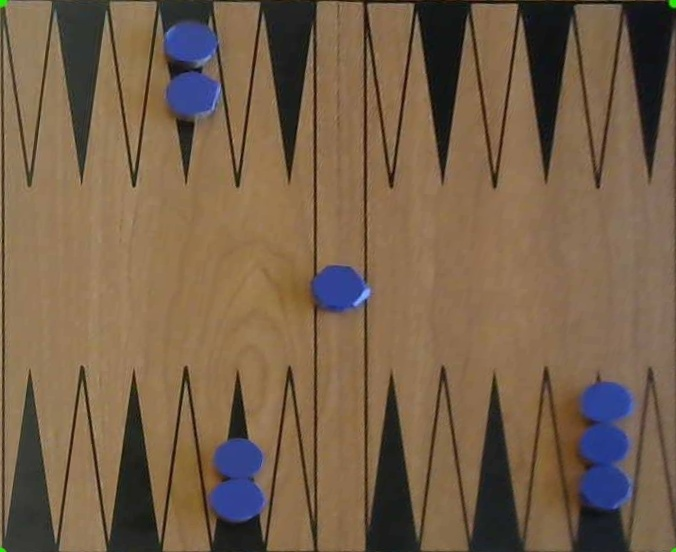
#> input picture Computer Vision/imageTest.jpg, 676 x 552 px, given in place of the camera
$ jupyter execute --allow-errors ColourPicker.ipynb
#> lines starting #> are read from the running program, lines starting #| are printed output that depends on the picture; after the words box and inside, x2 and y2 are one past the last pixel; in counts of white or black regions, pixels touching at a corner belong together
[cell 1]
import cv2
import numpy as np


cap = cv2.VideoCapture(0)

def nothing(x):
    pass
# Creating a window for later use
cv2.namedWindow('result',cv2.WINDOW_AUTOSIZE)

# Starting with 100's to prevent error while masking
h,s,v = 100,100,100
hm,sm,vm = 149,255,255

# Creating track bar
cv2.createTrackbar('h', 'result',0,179,nothing)
#> slider 'h' is set to 59
cv2.createTrackbar('s', 'result',0,255,nothing)
#> slider 's' is set to 85
cv2.createTrackbar('v', 'result',0,255,nothing)
#> slider 'v' is set to 85

#cv2.createTrackbar('hm', 'result',0,179,nothing)
#cv2.createTrackbar('sm', 'result',0,255,nothing)
#cv2.createTrackbar('vm', 'result',0,255,nothing)


while(1):

    _, frame = cap.read()
#> frame is the input picture: shape (552, 676, 3); mean B, G, R 74.3, 96.6, 118.6

    #converting to HSV
    hsv = cv2.cvtColor(frame,cv2.COLOR_BGR2HSV)
#> hsv: shape (552, 676, 3); mean H, S, V 25.4, 104, 122.3

    # get info from track bar and appy to result
    h = cv2.getTrackbarPos('h','result')
    s = cv2.getTrackbarPos('s','result')
    v = cv2.getTrackbarPos('v','result')

    #hm = cv2.getTrackbarPos('hm','result')
    #sm = cv2.getTrackbarPos('sm','result')
    #vm = cv2.getTrackbarPos('vm','result')


    # Normal masking algorithm
    lower_blue = np.array([h,s,v])
    upper_blue = np.array([179,255,255])

    mask = cv2.inRange(hsv,lower_blue, upper_blue)
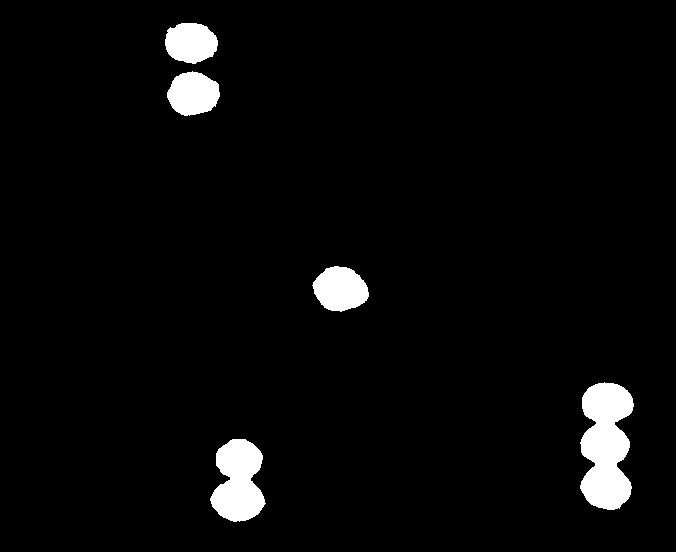
#> mask: shape (552, 676); 3.7% white; 5 white regions, box (x1, y1, x2, y2) and area: (580, 382, 634, 510) 5088, (210, 439, 266, 522) 3257, (312, 266, 369, 312) 1899, (167, 71, 220, 116) 1781, (165, 23, 218, 64) 1694

    result = cv2.bitwise_and(frame,frame,mask = mask)
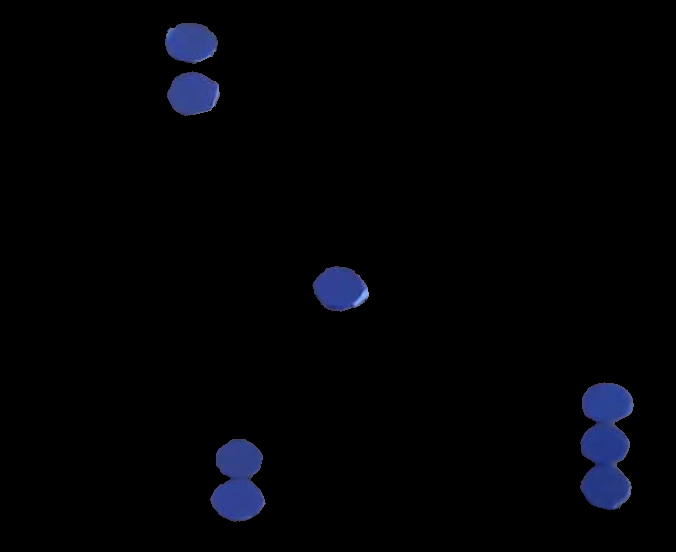
#> result: shape (552, 676, 3); mean B, G, R 5.1, 2.5, 2

    cv2.imshow('result',result)

    k = cv2.waitKey(5) & 0xFF
#> (key q is pressed here)
    if k == 27:
        break

cap.release()

cv2.destroyAllWindows()

[cell 2]
import cv2
import numpy as np

def nothing(x):
    pass

# Load image
image = cv2.imread('WhiteAndBlue.jpg')

# Create a window
cv2.namedWindow('image',cv2.WINDOW_AUTOSIZE)

# Create trackbars for color change
# Hue is from 0-179 for Opencv
cv2.createTrackbar('HMin', 'image', 0, 179, nothing)
#> slider 'HMin' is set to 35
cv2.createTrackbar('SMin', 'image', 0, 255, nothing)
#> slider 'SMin' is set to 51
cv2.createTrackbar('VMin', 'image', 0, 255, nothing)
#> slider 'VMin' is set to 51
cv2.createTrackbar('HMax', 'image', 0, 179, nothing)
#> slider 'HMax' is set to 179
cv2.createTrackbar('SMax', 'image', 0, 255, nothing)
#> slider 'SMax' is set to 255
cv2.createTrackbar('VMax', 'image', 0, 255, nothing)
#> slider 'VMax' is set to 255

$ run again, on Computer Vision/WIN_20200219_14_50_46_Pro.jpg
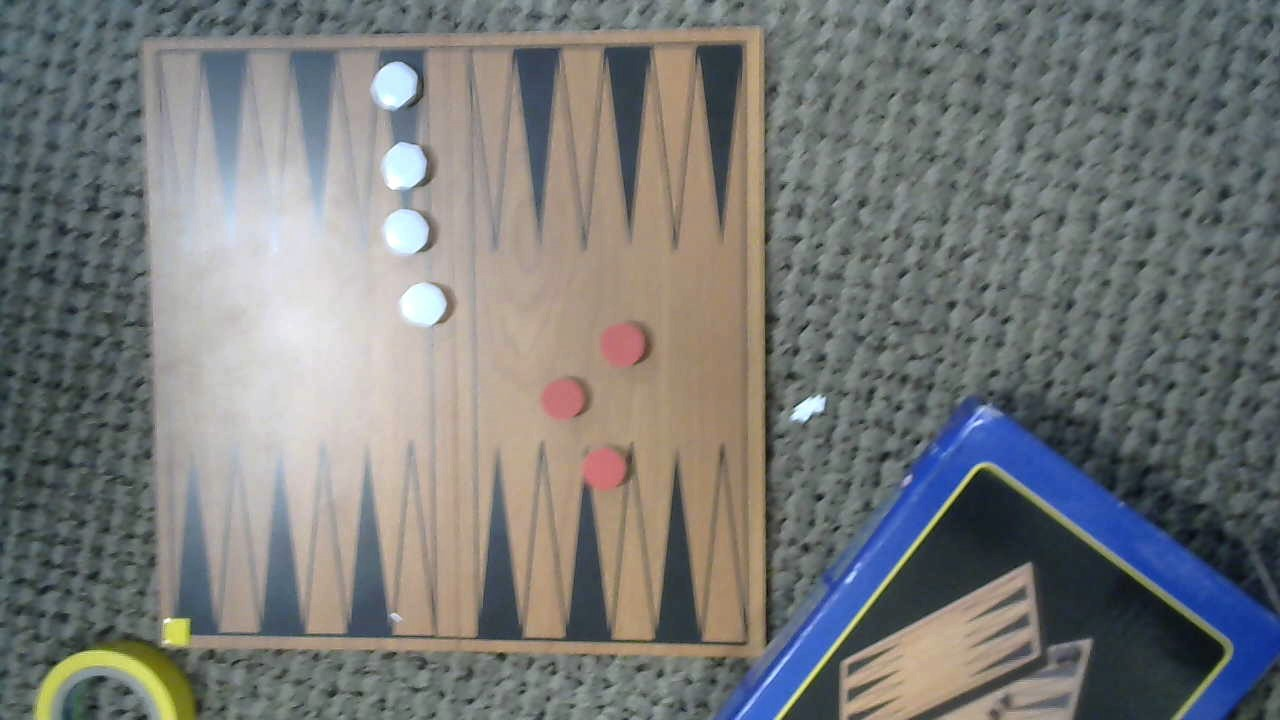
#> input picture Computer Vision/WIN_20200219_14_50_46_Pro.jpg, 1280 x 720 px, given in place of the camera
#> frame is the input picture: shape (720, 1280, 3); mean B, G, R 120.6, 121.7, 120
#> hsv: shape (720, 1280, 3); mean H, S, V 68.8, 44.2, 132.2
#> `mask = cv2.inRange(hsv,lower_blue, upper_blue)`:
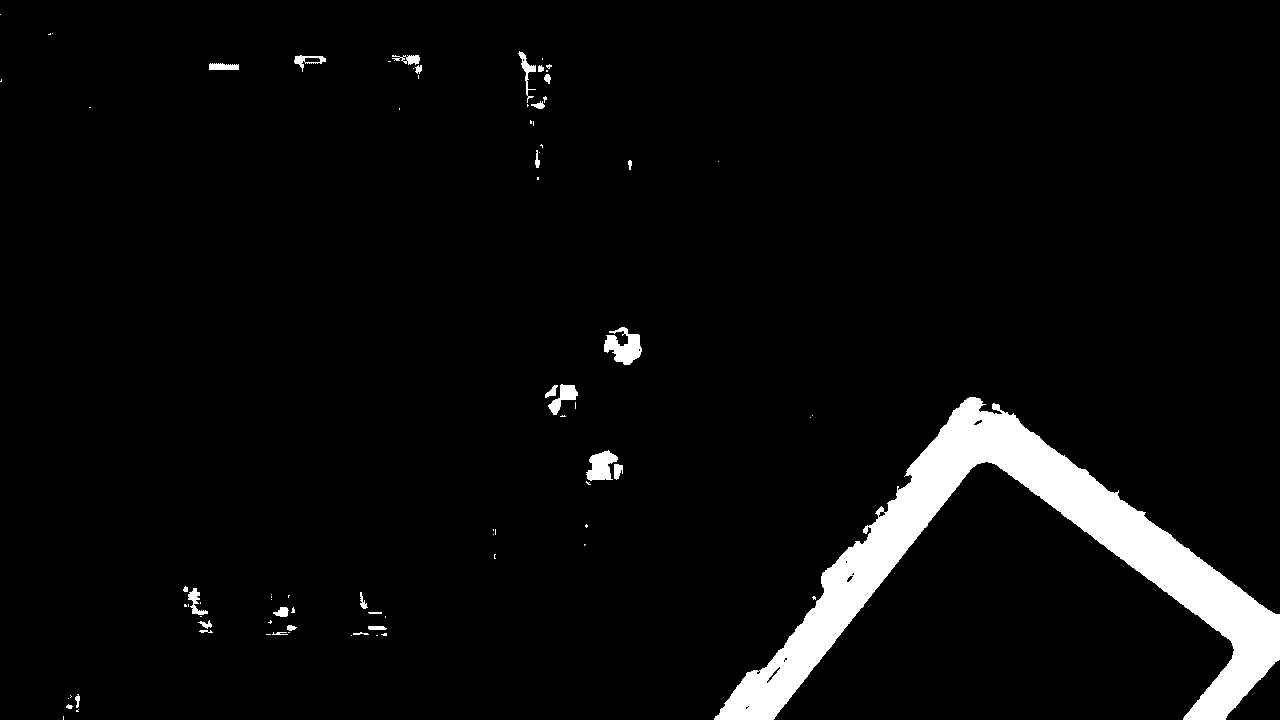
#> mask: shape (720, 1280); 4.5% white; 81 white regions (52 under 20 px), largest, box (x1, y1, x2, y2) and area: (714, 397, 1280, 720) 37513, (604, 327, 642, 365) 829, (586, 450, 618, 481) 622
#> `result = cv2.bitwise_and(frame,frame,mask = mask)`:
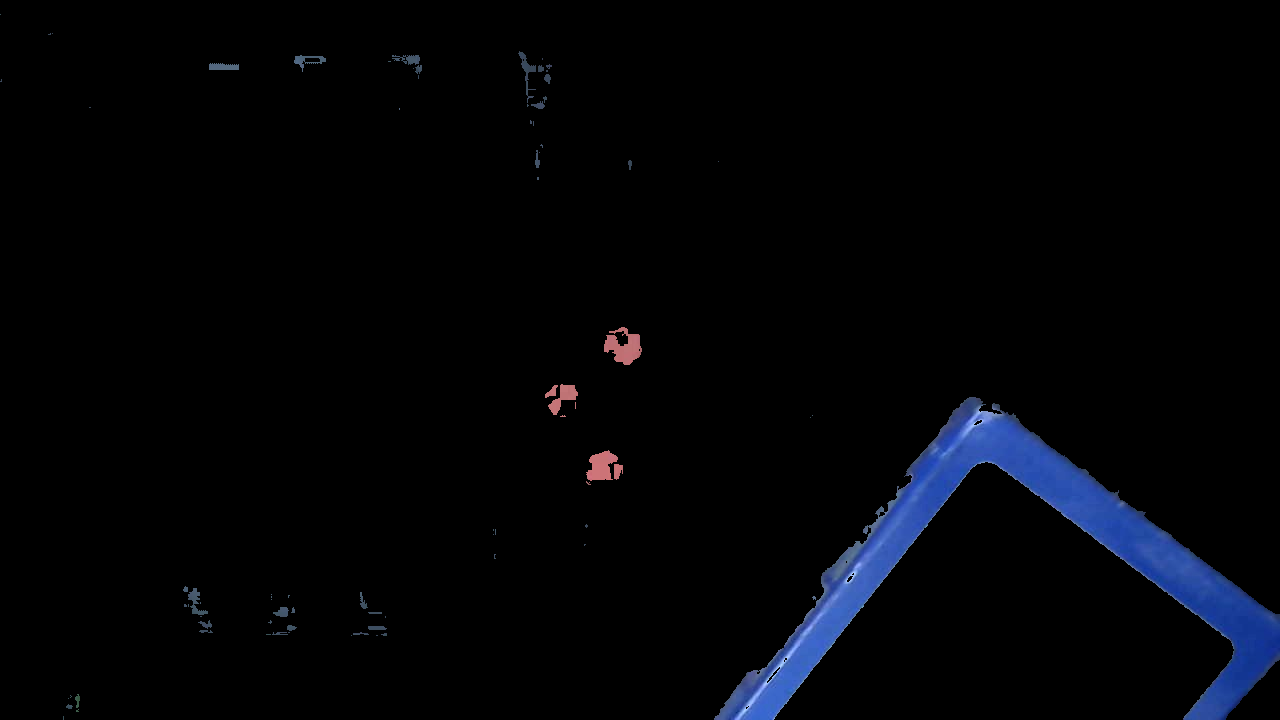
#> result: shape (720, 1280, 3); mean B, G, R 7.3, 3.8, 2.7

$ run again, on Computer Vision/WIN_20200219_14_51_03_Pro.jpg
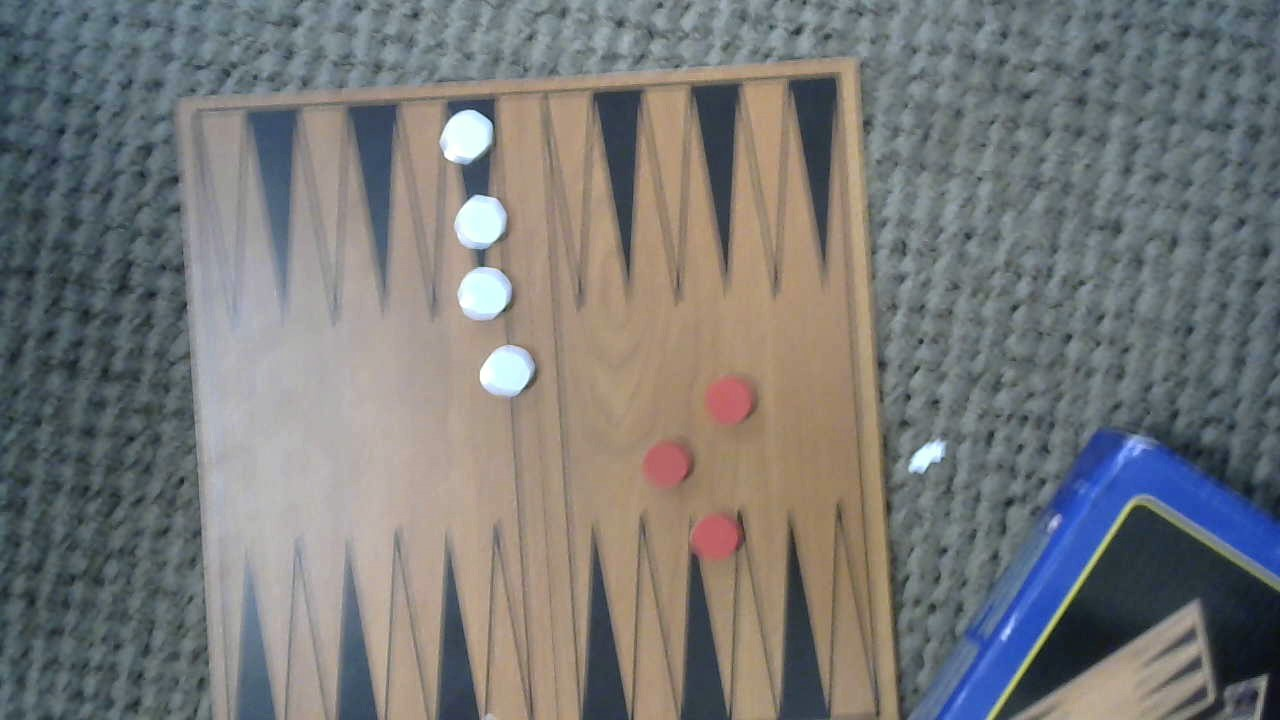
#> input picture Computer Vision/WIN_20200219_14_51_03_Pro.jpg, 1280 x 720 px, given in place of the camera
#> frame is the input picture: shape (720, 1280, 3); mean B, G, R 120.1, 120.6, 120.2
#> hsv: shape (720, 1280, 3); mean H, S, V 69.4, 50.6, 133.4
#> `mask = cv2.inRange(hsv,lower_blue, upper_blue)`:
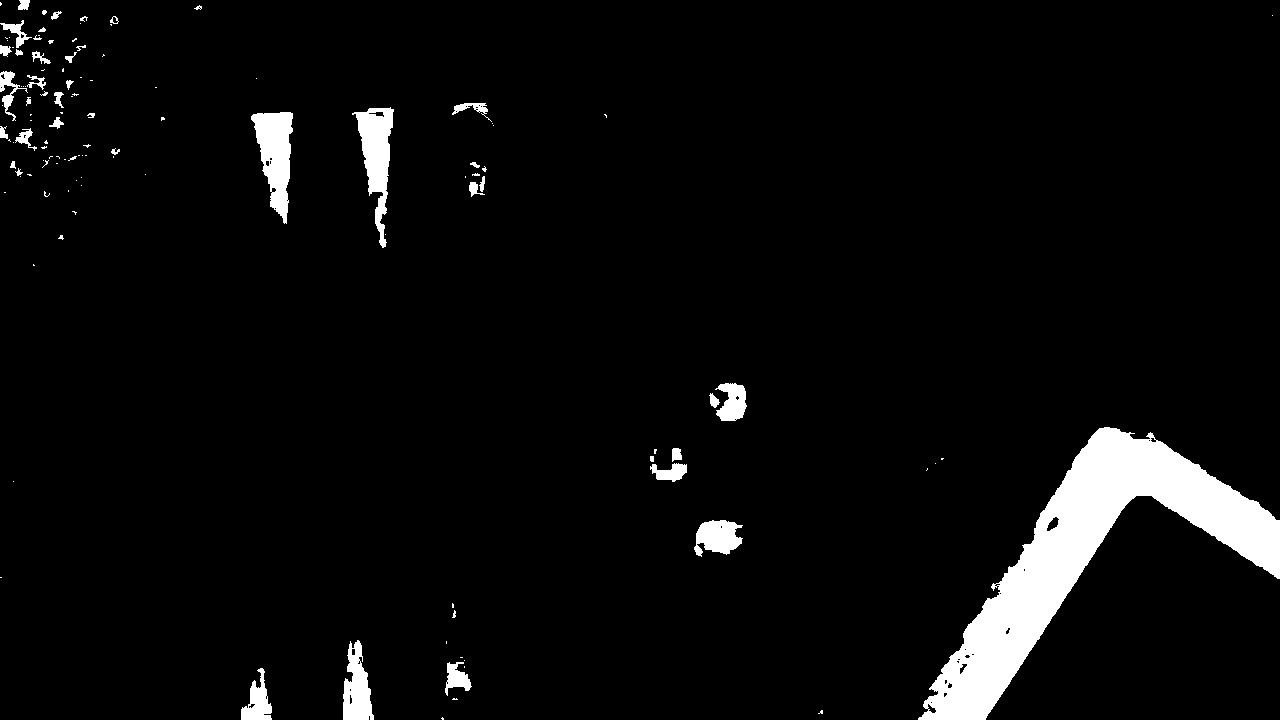
#> mask: shape (720, 1280); 4.7% white; 121 white regions (80 under 20 px), largest, box (x1, y1, x2, y2) and area: (918, 427, 1280, 720) 29328, (251, 112, 293, 224) 2713, (352, 107, 394, 248) 2600
#> `result = cv2.bitwise_and(frame,frame,mask = mask)`:
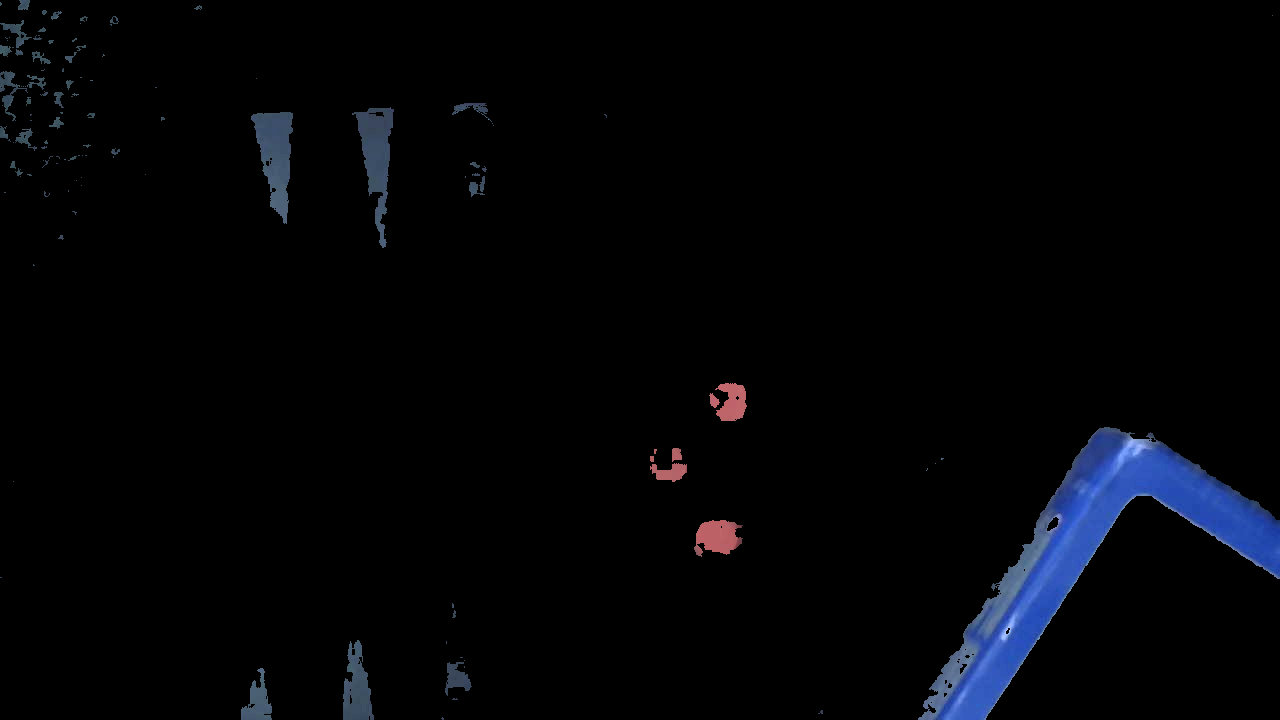
#> result: shape (720, 1280, 3); mean B, G, R 7, 4.1, 3.1

$ run again, on Computer Vision/WIN_20200219_14_51_07_Pro.jpg
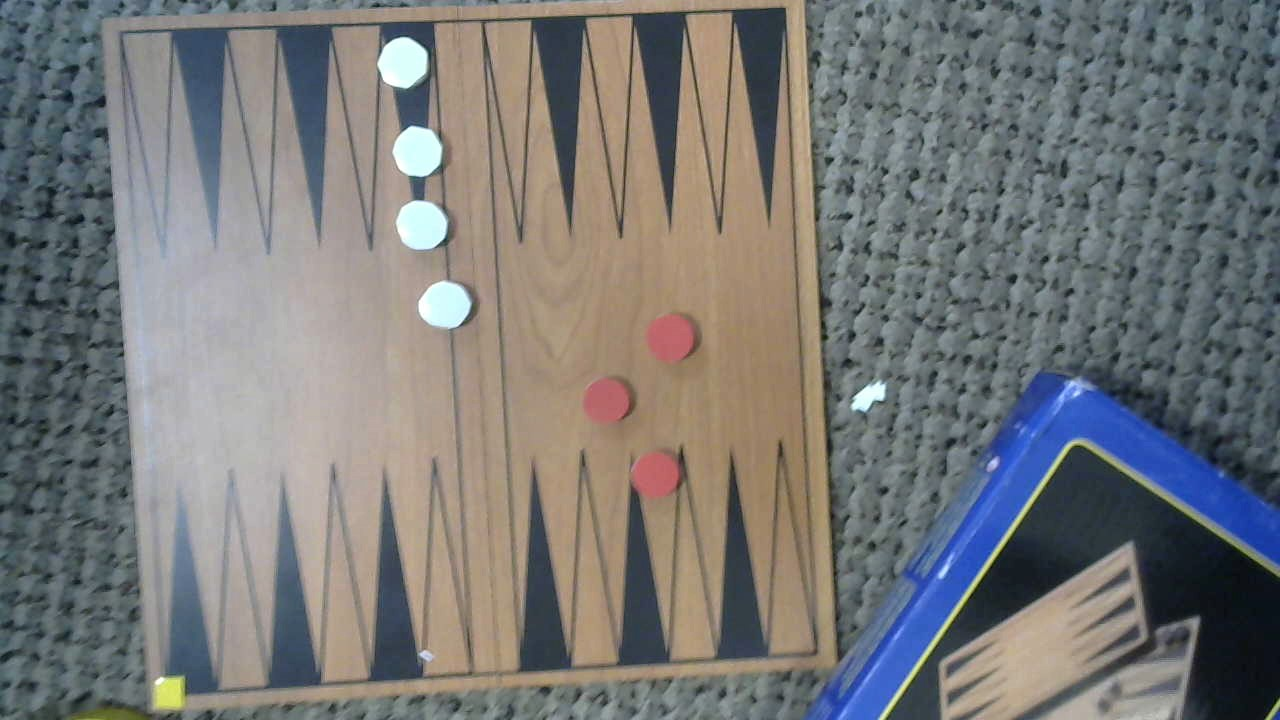
#> input picture Computer Vision/WIN_20200219_14_51_07_Pro.jpg, 1280 x 720 px, given in place of the camera
#> frame is the input picture: shape (720, 1280, 3); mean B, G, R 119.5, 120.1, 119.9
#> hsv: shape (720, 1280, 3); mean H, S, V 67.4, 52.8, 133.4
#> `mask = cv2.inRange(hsv,lower_blue, upper_blue)`:
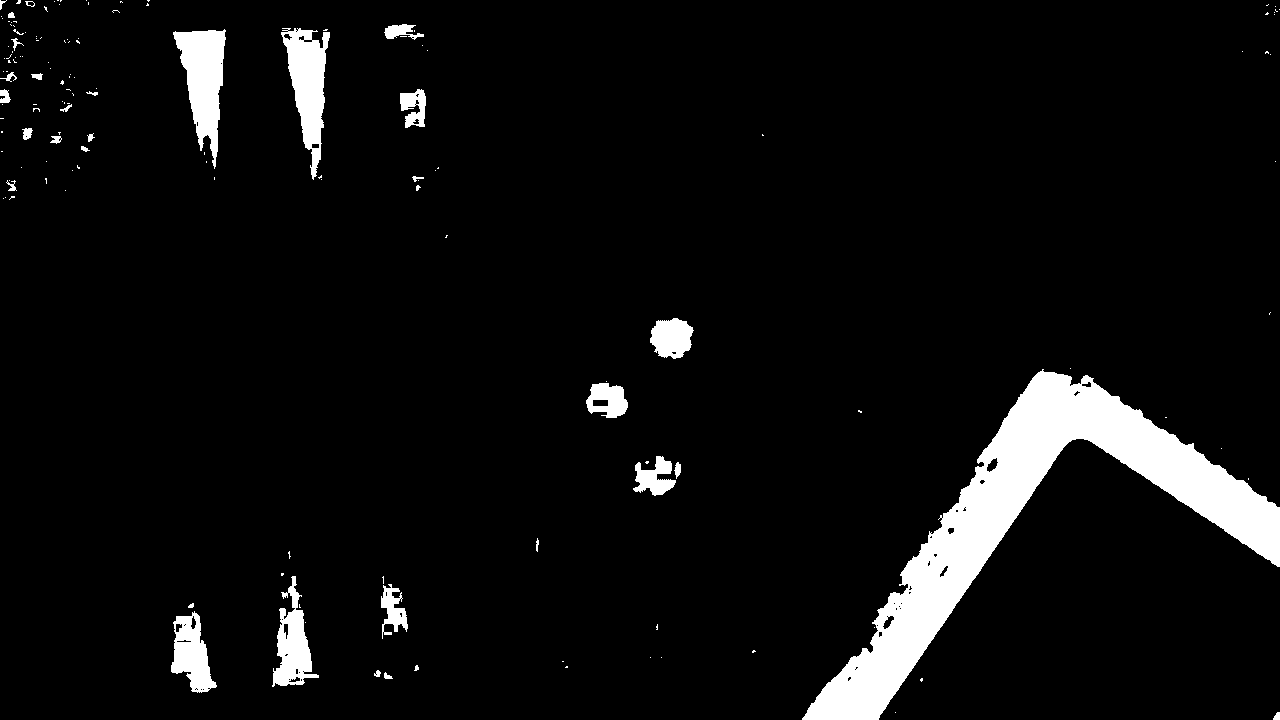
#> mask: shape (720, 1280); 5.9% white; 152 white regions (118 under 20 px), largest, box (x1, y1, x2, y2) and area: (802, 369, 1280, 720) 36312, (173, 29, 226, 169) 3913, (281, 28, 330, 180) 3638
#> `result = cv2.bitwise_and(frame,frame,mask = mask)`:
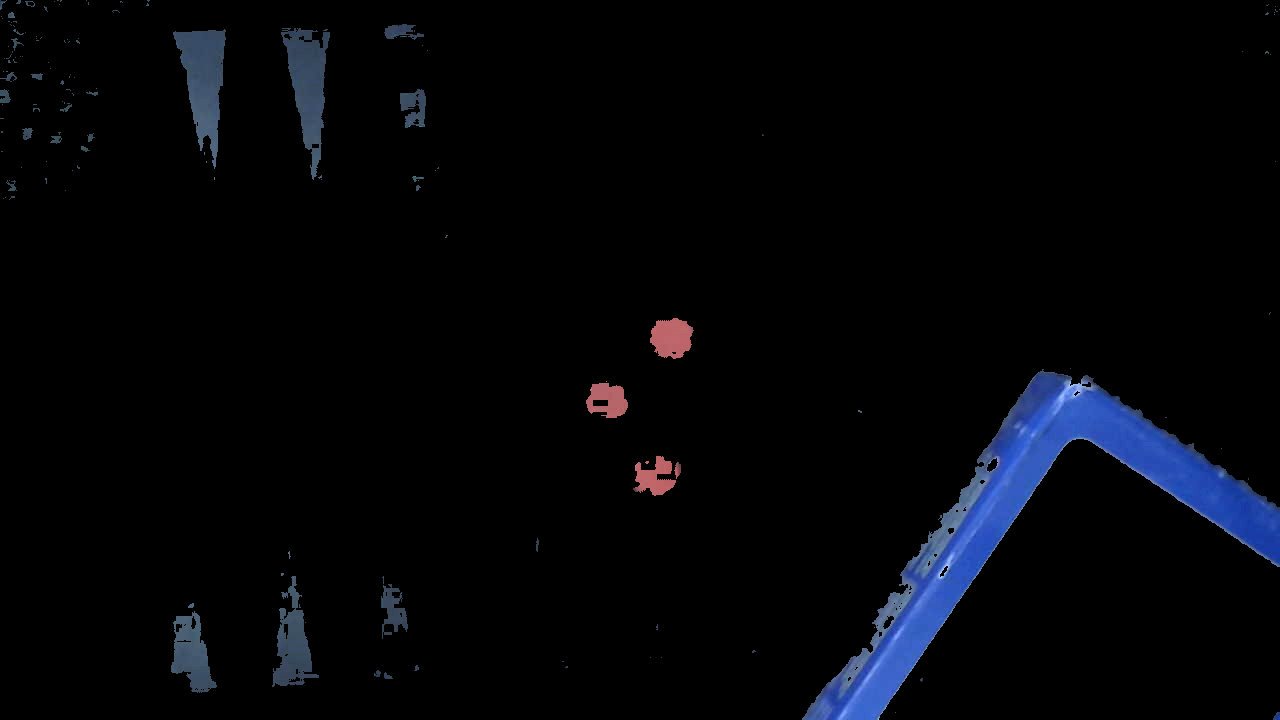
#> result: shape (720, 1280, 3); mean B, G, R 9, 5.2, 3.9
